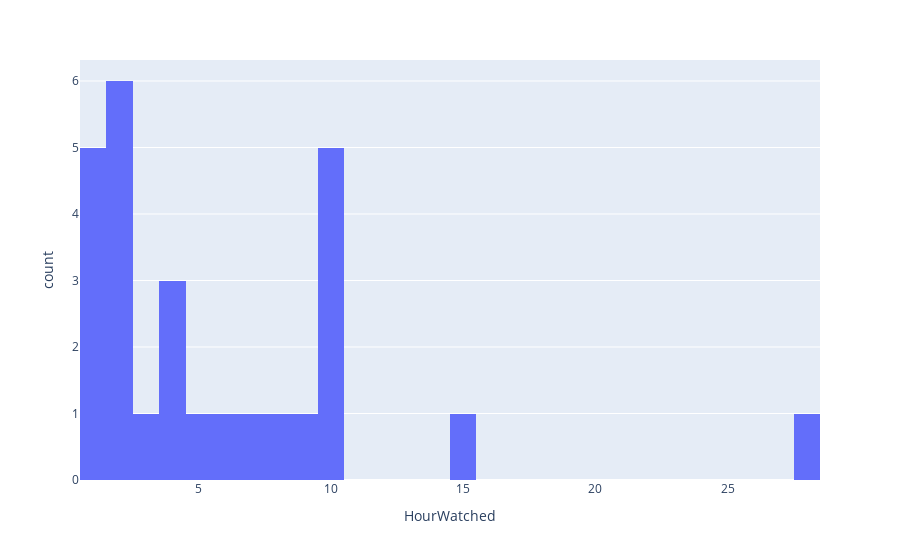

This figure's notebook cell:
### Code cell
hour_watch = df.drop(df[df.HourWatched == 0].index)
fig = px.histogram(hour_watch, x='HourWatched', nbins=30)
fig.show()

### Figure 1 — Plotly figure (JSON) as saved in the notebook; plotly's stock layout.template omitted (floating-point values rounded to 4 significant figures)
{"data": [{"alignmentgroup": "True", "bingroup": "x", "hovertemplate": "HourWatched=%{x}<br>count=%{y}<extra></extra>", "legendgroup": "", "marker": {"color": "#636efa", "pattern": {"shape": ""}}, "name": "", "nbinsx": 30, "offsetgroup": "", "orientation": "v", "showlegend": false, "type": "histogram", "x": [10, 8, 1, 3, 2, 10, 7, 4, 1, 10, 2, 1, 15, 2, 4, 10, 1, 2, 2, 9, 10, 6, 5, 28, 4, 2, 1], "xaxis": "x", "yaxis": "y"}], "layout": {"barmode": "relative", "legend": {"tracegroupgap": 0}, "margin": {"t": 60}, "xaxis": {"anchor": "y", "domain": [0, 1], "title": {"text": "HourWatched"}}, "yaxis": {"anchor": "x", "domain": [0, 1], "title": {"text": "count"}}}}
